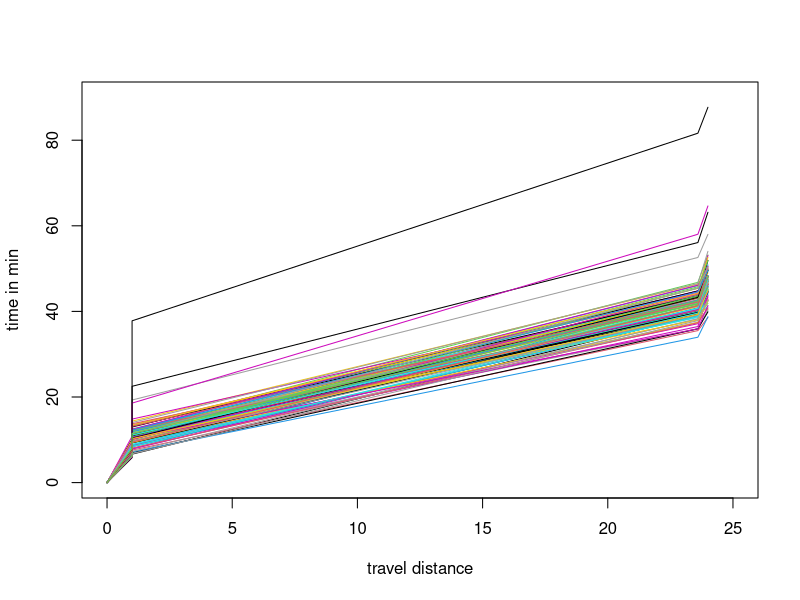
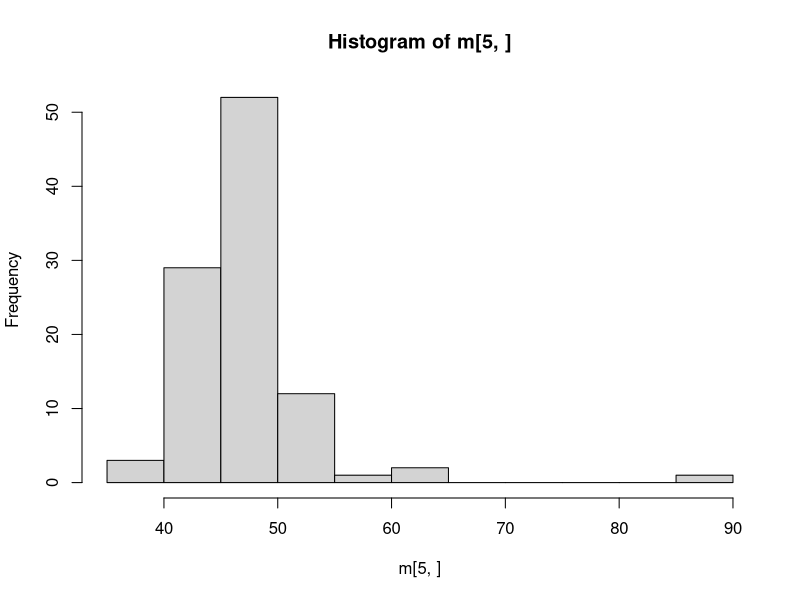
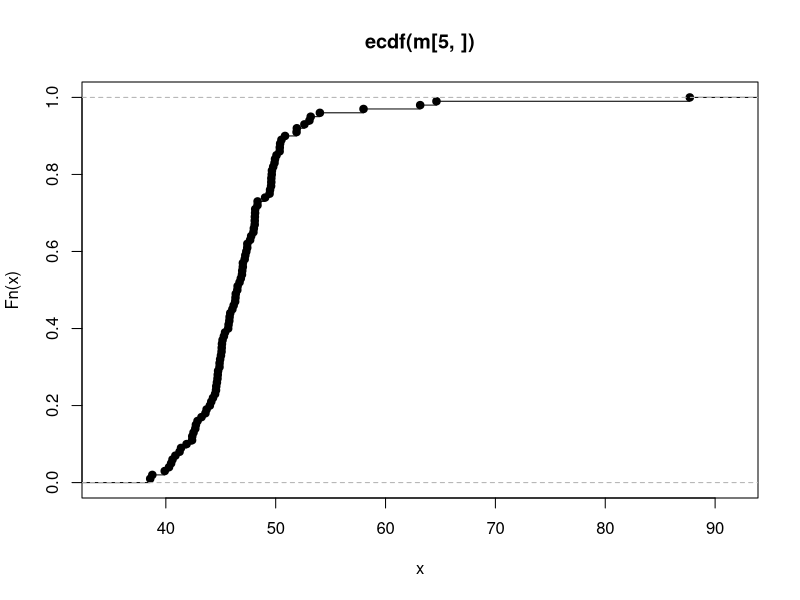

The R script that drew these images, in order:
#11 Stochastic process - time to work
set.seed(630829)
rep<-100 #consider also 100, 1000, 10000
d<-c(0,1,1,23.6,24) #distances from home
z<-NULL
for (i in 1:rep) {
  t<-rep(0,5) #initializing the random vector
  t[2]<-rnorm(1,8,1)  #Walking time to the bus stop
  b<-rbinom(1,1,0.03) #3% of the times there is major disturbance in the service
  t[3]<-(1-b)*5*runif(1)+b*rexp(1,0.1)  #Waiting time at the bus stop given that buses are scheduled and I aim for 5 min
  t[4]<-(1-b)*rnorm(1,31,2)+b*(31+rexp(1,0.1)) #Driving time for the bus
  #t[5]<-rnorm(1,5,2) #Walking time for bus halt to office
  t[5]<-rnorm(1,(6-(sum(t[1:4]))/50),2) #Walking time from bus halt is dependent
  z1<-c(t[1],sum(t[1:2]),sum(t[1:3]),sum(t[1:4]),sum(t[1:5])) #Summing the duration
  z<-c(z,z1)
}
plot(d,z[1:5],type="l",xlab="travel distance",ylab="time in min",xlim=c(0,25),ylim=c(0,90))
for (j in 1:(rep-1)){
  #a<-combn(40,5)   #delays the graphics if you want
  lines(d,z[(5*j+1):(5*(j+1))],col=min(j,100))
}
m<-matrix(z,5,rep) #create a column for each trip
mean(m[5,])   #average travel time
sd(m[5,])     #standard dev of travel time
hist(m[5,])   #emp pdf
plot(ecdf(m[5,]))   #emp cdf




